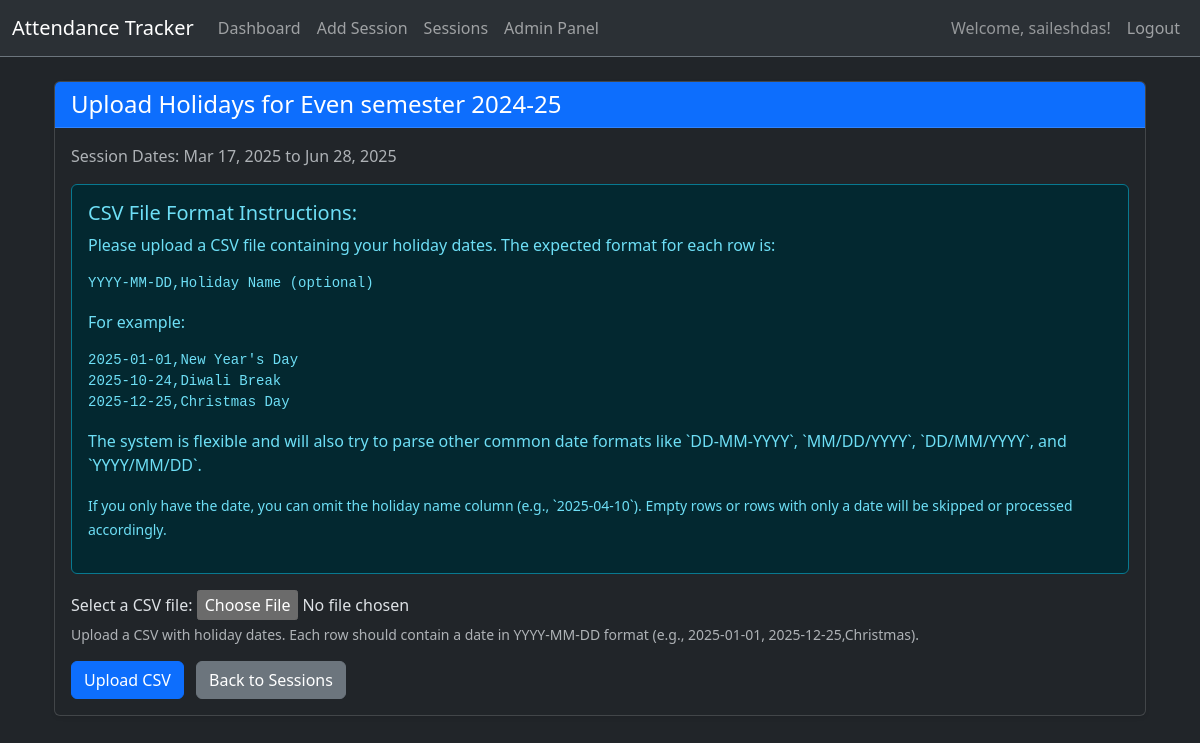
The app's page /session/2/upload_holidays/ (signed in) with its own data.
### attendance/models.py (models this page shows, shortened)
class AcademicSession(models.Model):
    user = models.ForeignKey(User, on_delete=models.CASCADE, related_name='academic_sessions')
    name = models.CharField(max_length=100, help_text="e.g., Odd Semester 2024-2025")
    start_date = models.DateField()
    end_date = models.DateField()
    is_current = models.BooleanField(default=False, help_text="Is this the active session for the user?")
    class Meta:
        unique_together = ('user', 'is_current')
        constraints = [
            models.UniqueConstraint(fields=['user'], condition=models.Q(is_current=True), name='unique_current_session')
        ]

### attendance/views.py (the view)
# urls.py: path('session/<int:session_id>/upload_holidays/', views.upload_holidays, name='upload_holidays'),
@login_required
def upload_holidays(request, session_id):
    session = get_object_or_404(AcademicSession, pk=session_id, user=request.user)
    if request.method == 'POST':
        form = HolidayUploadForm(request.POST, request.FILES)
        if form.is_valid():
            csv_file = TextIOWrapper(form.cleaned_data['csv_file'].file, encoding='utf-8')
            reader = csv.reader(csv_file)
            header_skipped = False
            holidays_added_count = 0
            errors = []
            for row_num, row in enumerate(reader):
                if row_num == 0 and not row[0].strip().replace('-', '').replace('/', '').isdigit(): # Simple heuristic: if first cell isn't numeric-looking, assume header
                    header_skipped = True
                    continue
                if not row or not row[0].strip(): # Skip empty rows or rows with empty first column
                    continue
                try:
                    date_str = row[0].strip()
                    holiday_name = row[1].strip() if len(row) > 1 else '' # Optional name
                    holiday_date = None
                    for fmt in ('%Y-%m-%d', '%d-%m-%Y', '%m/%d/%Y', '%d/%m/%Y', '%Y/%m/%d'):
                        try:
                            holiday_date = datetime.strptime(date_str, fmt).date()
                            break # Found a format, break the loop
                        except ValueError:
                            continue # Try next format
                    if holiday_date is None:
                        errors.append(f"Row {row_num + 1}: Invalid date format '{date_str}'. Please use YYYY-MM-DD, DD-MM-YYYY, MM/DD/YYYY, DD/MM/YYYY, or YYYY/MM/DD.")
                        continue # Skip to next row
                    if not (session.start_date <= holiday_date <= session.end_date):
                        errors.append(f"Row {row_num + 1}: Holiday date {holiday_date} is outside the session dates ({session.start_date} to {session.end_date}).")
                        continue # Skip to next row
                    Holiday.objects.create(
                        session=session,
                        date=holiday_date,
                        name=holiday_name
                    )
                    holidays_added_count += 1
                except IntegrityError: # Catches unique_together constraint violation (duplicate date for session)
                    messages.warning(request, f"Holiday on {date_str} already exists for this session. Skipping row {row_num + 1}.")
                except IndexError: # Catches rows with not enough columns (e.g., just an empty row or a row with only a date and no name)
                    errors.append(f"Row {row_num + 1}: Malformed row. Expected at least a date column. Skipping.")
                except Exception as e:
                    errors.append(f"Row {row_num + 1}: An unexpected error occurred: {e}")
            if holidays_added_count > 0:
                messages.success(request, f"Successfully added {holidays_added_count} holidays to session '{session.name}'.")
            if errors:
                for error in errors:
                    messages.error(request, error)
            return redirect('academic_session_list') # Redirect back to the list of sessions
        else:
            messages.error(request, "Please correct the errors in the form.")
    else:
        form = HolidayUploadForm()
    context = {
        'form': form,
        'session': session,
    }
    return render(request, 'attendance/upload_holidays.html', context)

### attendance/forms.py
class HolidayUploadForm(forms.Form):
    csv_file = forms.FileField(
        label='Select a CSV file',
        help_text='Upload a CSV with holiday dates. Each row should contain a date in YYYY-MM-DD format (e.g., 2025-01-01, 2025-12-25,Christmas).',
        widget=forms.ClearableFileInput(attrs={'accept': '.csv'})
    )

### attendance/templates/attendance/upload_holidays.html (shortened to what this page needs)
{% extends 'base.html' %}
{% block content %}
<div class="container mt-4">
    <div class="card shadow-sm">
        <div class="card-header bg-primary text-white">
            <h4 class="mb-0">Upload Holidays for {{ session.name }}</h4>
        </div>
        <div class="card-body">
            <p class="text-muted">Session Dates: {{ session.start_date|date:"M d, Y" }} to {{ session.end_date|date:"M d, Y" }}</p>
            <div class="alert alert-info" role="alert">
                <h5 class="alert-heading">CSV File Format Instructions:</h5>
                <p>Please upload a CSV file containing your holiday dates. The expected format for each row is:</p>
                <pre><code>YYYY-MM-DD,Holiday Name (optional)</code></pre>
                <p>For example:</p>
                <pre><code>2025-01-01,New Year's Day
2025-10-24,Diwali Break
2025-12-25,Christmas Day</code></pre>
                <p>The system is flexible and will also try to parse other common date formats like `DD-MM-YYYY`, `MM/DD/YYYY`, `DD/MM/YYYY`, and `YYYY/MM/DD`.</p>
                <p>
                    <small>
                        If you only have the date, you can omit the holiday name column (e.g., `2025-04-10`).
                        Empty rows or rows with only a date will be skipped or processed accordingly.
                    </small>
                </p>
            </div>
            <form method="post" enctype="multipart/form-data">
                <div class="mb-3">
                    {{ form.csv_file.label_tag }}
                    {{ form.csv_file }}
                    {% if form.csv_file.help_text %}
                        <div class="form-text">{{ form.csv_file.help_text }}</div>
                    {% endif %}
                </div>
                <button type="submit" class="btn btn-primary me-2">Upload CSV</button>
                <a href="{% url 'academic_session_list' %}" class="btn btn-secondary">Back to Sessions</a>
            </form>
        </div>
    </div>
</div>
{% endblock %}

### attendance_eligibility_project/templates/base.html (shortened to what this page needs)
{% load static %}
<!DOCTYPE html>
<html lang="en">
<head>
    <link href="https://cdn.jsdelivr.net/npm/bootstrap@5.3.3/dist/css/bootstrap.min.css" rel="stylesheet">
    <link rel="stylesheet" href="https://cdn.jsdelivr.net/npm/bootstrap-icons@1.11.3/font/bootstrap-icons.min.css">
    <link rel="stylesheet" href="{% static 'attendance/css/style.css' %}">
</head>
<body class="bg-dark text-white" data-bs-theme="dark">
    <nav class="navbar navbar-expand-lg navbar-dark bg-body-tertiary border-bottom border-secondary">
        <div class="container-fluid">
            <a class="navbar-brand" href="{% url 'dashboard' %}">Attendance Tracker</a>
            <div class="collapse navbar-collapse" id="navbarNav">
                <ul class="navbar-nav me-auto mb-2 mb-lg-0">
                    <li class="nav-item">
                        <a class="nav-link {% if request.resolver_match.url_name == 'dashboard' %}active{% endif %}" aria-current="page" href="{% url 'dashboard' %}">Dashboard</a>
                    </li>
                    <li class="nav-item">
                        <a class="nav-link {% if request.resolver_match.url_name == 'add_academic_session' %}active{% endif %}" href="{% url 'add_academic_session' %}">Add Session</a>
                    </li>
                    <li class="nav-item">
                        <a class="nav-link {% if request.resolver_match.url_name == 'academic_session_list' %}active{% endif %}" href="{% url 'academic_session_list' %}">Sessions</a>
                    </li>
                    <li class="nav-item">
                        <a class="nav-link" href="{% url 'admin:index' %}">Admin Panel</a>
                    </li>
                </ul>
                <ul class="navbar-nav ms-auto">
                    {% if user.is_authenticated %}
                        <li class="nav-item">
                            <span class="nav-link text-white-50">Welcome, {{ user.username }}!</span>
                        </li>
                        <li class="nav-item">
                            <a class="nav-link" href="{% url 'logout' %}">Logout</a>
                        </li>
                    {% endif %}
                </ul>
            </div>
        </div>
    </nav>
    <div class="container mt-4">
        {% block content %}{% endblock %}
    </div>
</body>
</html>

### records on screen
AcademicSession: name "Even semester 2024-25", start_date "Mar 17, 2025", end_date "Jun 28, 2025"

### other values on screen
{{ user.username }} "saileshdas"
